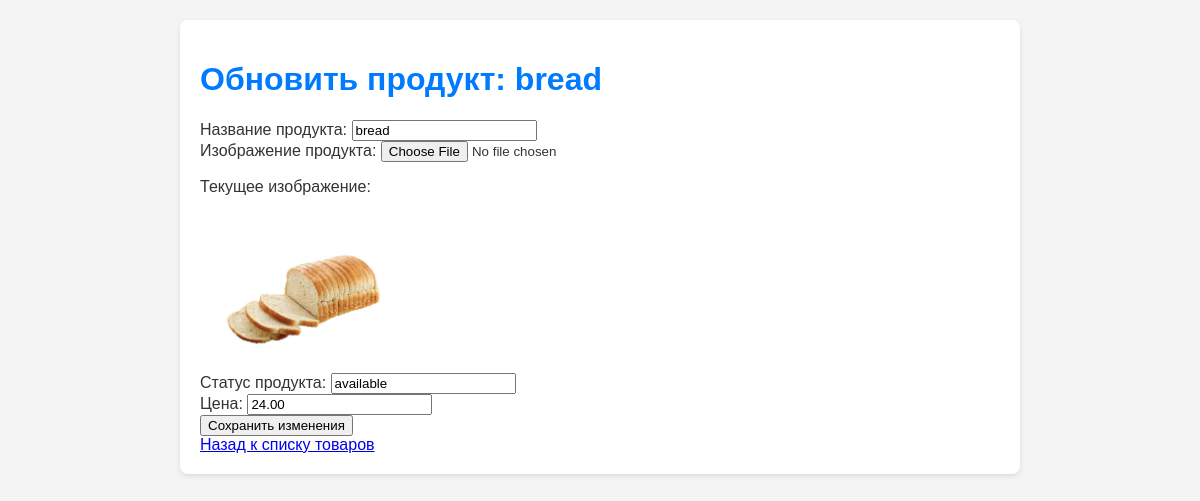
The app's page /product_update/3/ with its own data.
### core/models.py (models this page shows, shortened)
class Product(models.Model):
    name = models.CharField(verbose_name='ProductName', max_length=255, blank=False)
    price = models.DecimalField(verbose_name='Price', max_digits=10, decimal_places=2, default=0.00)
    status = models.CharField(max_length=30, choices=consts.PRODUCT_STATUS, default='available')
    image = models.ImageField(upload_to='products/', verbose_name='Product Image', blank=True)
    categories = models.ManyToManyField(
        Category,
        blank=False,
        verbose_name='categories',
        related_name='product'
    )
    class Meta:
        verbose_name = 'Product'
        verbose_name_plural = 'Products'
        ordering = ['name']

### core/views.py (the view, shortened to what this page needs)
# urls.py: path('product_update/<int:pk>/', ProductUpdate.as_view(), name='produce_update'),
class ProductUpdate(UpdateView):
    model = Product
    template_name = 'produce_shelf/produce_update.html'
    fields = ['name', 'price']

### templates/produce_shelf/produce_update.html (shortened to what this page needs)
{% extends 'base.html' %}
{% block content %}
    <h1>Обновить продукт: {{ product.name }}</h1>
    <form method="POST" enctype="multipart/form-data">
        <div class="form-group">
            <label for="name">Название продукта:</label>
            <input type="text" id="name" name="name" value="{{ product.name }}" class="form-control" required>
        </div>
        <div class="form-group">
            <label for="image">Изображение продукта:</label>
            <input type="file" id="image" name="image" class="form-control">
            {% if product.image %}
                <p>Текущее изображение:</p>
                <img src="{{ product.image.url }}" alt="{{ product.name }}" style="max-width: 200px; margin-top: 10px;">
            {% endif %}
        </div>
        <div class="form-group">
            <label for="status">Статус продукта:</label>
            <input type="text" id="status" name="status" value="{{ product.status }}" class="form-control" required>
        </div>
        <div class="form-group">
            <label for="price">Цена:</label>
            <input type="number" id="price" name="price" value="{{ product.price }}" step="0.01" class="form-control" required>
        </div>
        <button type="submit" class="btn btn-primary">Сохранить изменения</button>
    </form>
    <a href="{% url 'produce_shelf' %}" class="btn btn-secondary" style="margin-top: 20px;">Назад к списку товаров</a>
{% endblock %}

### templates/base.html (style rules this page uses)
body { font-family: Arial, sans-serif; margin: 0; padding: 0; background-color: #f4f4f4; color: #333; }
h1 { color: #007BFF; }

### records on screen
Product: name "bread", image (picture), status "available", price "24.00"
